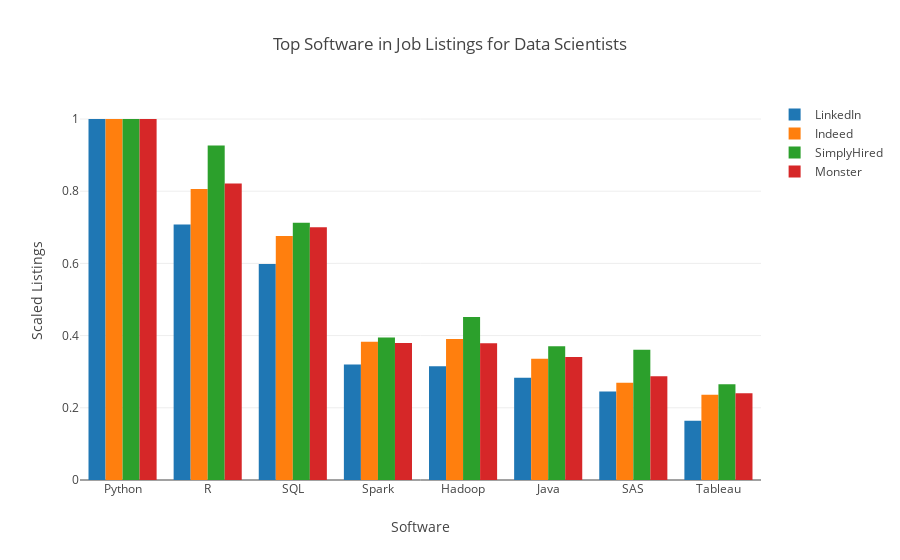

Write notebook code for a chart like this one.
### Code cell
indeed = go.Bar(x=scaled_df.index, y=y_indeed, name = "Indeed")
simply = go.Bar(x=scaled_df.index, y=y_simply, name="SimplyHired")
monster = go.Bar(x=scaled_df.index, y=y_monster, name="Monster")
linked = go.Bar(x=scaled_df.index, y=y_linkedin, name="LinkedIn")

data = [linked, indeed, simply, monster]

layout = go.Layout(
    barmode='group',
    title="Top Software in Job Listings for Data Scientists",
    xaxis={'title': 'Software'},
    yaxis={'title': "Scaled Listings", 'separatethousands': True,
    }
)

fig = go.Figure(data=data, layout=layout)
py.iplot(fig)

### Figure 1 — Plotly figure (JSON) as saved in the notebook; plotly's stock layout.template omitted (floating-point values rounded to 4 significant figures)
{"data": [{"name": "LinkedIn", "type": "bar", "uid": "e46229b4-cd7a-11e8-bad2-80e65005551c", "x": ["Python", "R", "SQL", "Spark", "Hadoop", "Java", "SAS", "Tableau", "Hive", "Scala", "C++", "AWS", "TensorFlow", "Matlab", "C", "Excel", "Linux", "NoSQL", "Azure", "Scikit-learn", "SPSS", "Pandas", "Numpy", "Pig", "D3", "Keras", "Javascript", "C# ", "Perl", "Hbase", "Docker", "Git", "MySQL", "MongoDB", "Cassandra", "PyTorch", "Caffe"], "y": [1, 0.7079, 0.5981, 0.3197, 0.3153, 0.283, 0.2454, 0.1645]}, {"name": "Indeed", "type": "bar", "uid": "e463c222-cd7a-11e8-9d9d-80e65005551c", "x": ["Python", "R", "SQL", "Spark", "Hadoop", "Java", "SAS", "Tableau", "Hive", "Scala", "C++", "AWS", "TensorFlow", "Matlab", "C", "Excel", "Linux", "NoSQL", "Azure", "Scikit-learn", "SPSS", "Pandas", "Numpy", "Pig", "D3", "Keras", "Javascript", "C# ", "Perl", "Hbase", "Docker", "Git", "MySQL", "MongoDB", "Cassandra", "PyTorch", "Caffe"], "y": [1.0, 0.8063, 0.6762, 0.3831, 0.3905, 0.3358, 0.2697, 0.2365]}, {"name": "SimplyHired", "type": "bar", "uid": "e463e7a2-cd7a-11e8-a78c-80e65005551c", "x": ["Python", "R", "SQL", "Spark", "Hadoop", "Java", "SAS", "Tableau", "Hive", "Scala", "C++", "AWS", "TensorFlow", "Matlab", "C", "Excel", "Linux", "NoSQL", "Azure", "Scikit-learn", "SPSS", "Pandas", "Numpy", "Pig", "D3", "Keras", "Javascript", "C# ", "Perl", "Hbase", "Docker", "Git", "MySQL", "MongoDB", "Cassandra", "PyTorch", "Caffe"], "y": [1, 0.9269, 0.7129, 0.3949, 0.4512, 0.3704, 0.3606, 0.265]}, {"name": "Monster", "type": "bar", "uid": "e463e934-cd7a-11e8-89a7-80e65005551c", "x": ["Python", "R", "SQL", "Spark", "Hadoop", "Java", "SAS", "Tableau", "Hive", "Scala", "C++", "AWS", "TensorFlow", "Matlab", "C", "Excel", "Linux", "NoSQL", "Azure", "Scikit-learn", "SPSS", "Pandas", "Numpy", "Pig", "D3", "Keras", "Javascript", "C# ", "Perl", "Hbase", "Docker", "Git", "MySQL", "MongoDB", "Cassandra", "PyTorch", "Caffe"], "y": [1, 0.8216, 0.7002, 0.3798, 0.3787, 0.3409, 0.2872, 0.2404]}], "layout": {"autosize": true, "barmode": "group", "title": "Top Software in Job Listings for Data Scientists", "xaxis": {"autorange": true, "range": [-0.5, 7.5], "title": "Software", "type": "category"}, "yaxis": {"autorange": true, "range": [0, 1.053], "separatethousands": true, "title": "Scaled Listings", "type": "linear"}}}
